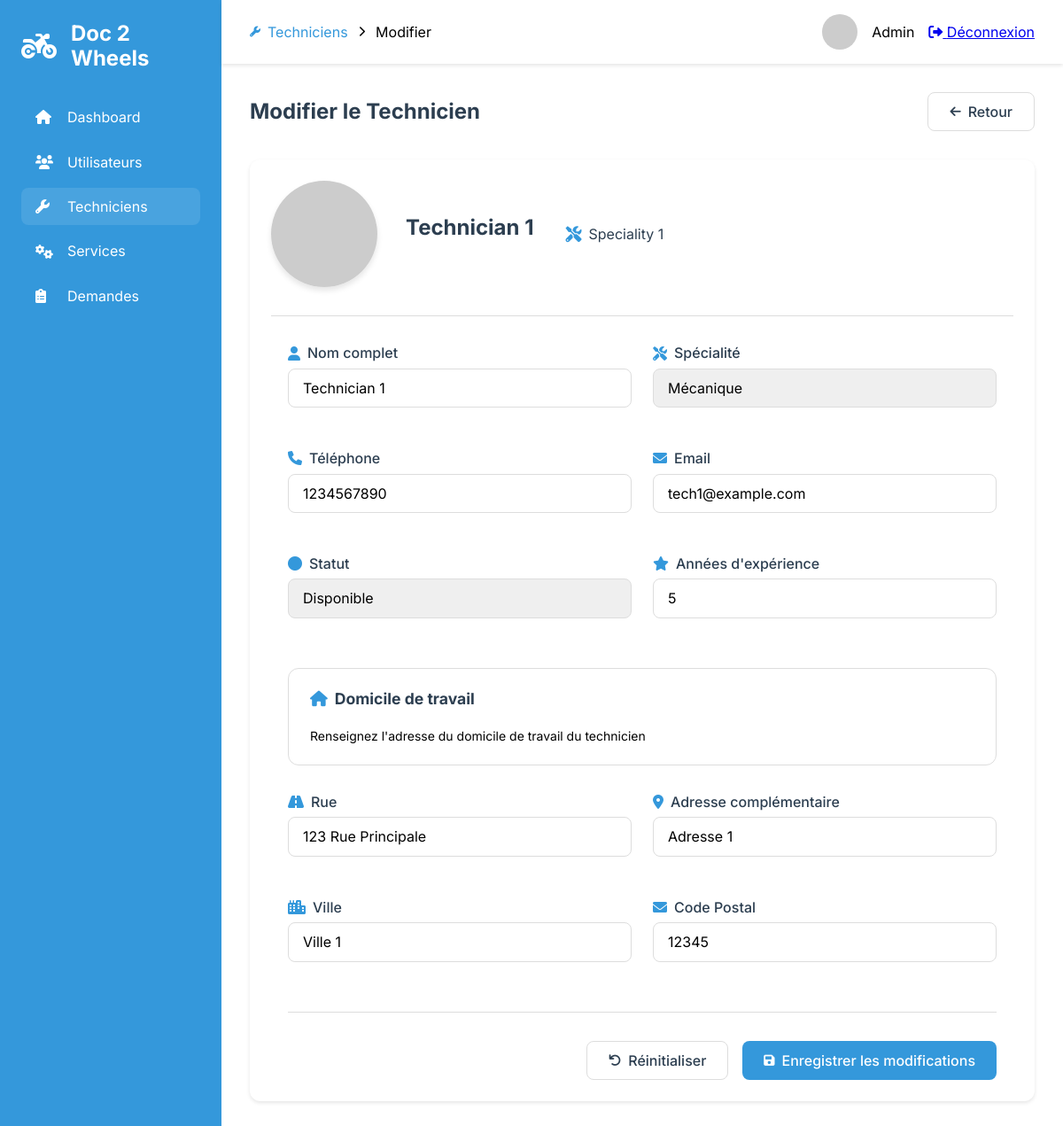
The app's page /admin/technicians/edit/1 with its own data.
### tables this page shows
CREATE TABLE technicians (
    id INT AUTO_INCREMENT PRIMARY KEY,
    name VARCHAR(255) NOT NULL,
    email VARCHAR(255) NOT NULL UNIQUE,
    speciality VARCHAR(255) NOT NULL,
    phone VARCHAR(20),
    available TINYINT DEFAULT 1,
    status ENUM('available', 'busy', 'offline') NOT NULL,
    experience INT NOT NULL,
    location_id INT,
    FOREIGN KEY (location_id) REFERENCES locations(id)
);

CREATE TABLE locations (
    id INT AUTO_INCREMENT PRIMARY KEY,
    street VARCHAR(255) NOT NULL,
    address TEXT NOT NULL,
    city VARCHAR(255) NOT NULL,
    postal_code VARCHAR(10) NOT NULL
);

### src/Views/admin/technicians/edit.view.php (the view, shortened to what the rows shown need)
<!DOCTYPE html>
<html lang="fr">
<head>
    <link rel="stylesheet" href="../../../../sass/dist/css/main.css">
    <link rel="stylesheet" href="https://cdnjs.cloudflare.com/ajax/libs/font-awesome/6.0.0/css/all.min.css">
</head>
<body class="admin-layout">
    <main class="admin-main">
        <div class="admin-content">
            <div class="content-header">
                <h1>Modifier le Technicien</h1>
            </div>
            <div class="card">
                <div class="technician-profile-header">
                    <div class="technician-info">
                        <h2><?= $technician->name ?></h2>
                        <span class="specialty-badge large">
                            <?php
                            $icon = match($technician->speciality) {
                                'Mécanique' => 'fa-wrench',
                                'Électrique' => 'fa-bolt',
                                'Carrosserie' => 'fa-car',
                                default => 'fa-tools'
                            };
                            ?>
                            <i class="fas <?= $icon ?>"></i>
                            <?= $technician->speciality ?>
                        </span>
                    </div>
                </div>
                <form method="post" action="/admin/technicians/edit/<?= $technician->id ?>" class="admin-form">
                    <div class="form-row">
                        <div class="form-group">
                            <label for="name">
                                <i class="fas fa-user"></i>
                                Nom complet
                            </label>
                            <input type="text" id="name" name="name" required
                                   class="form-control" value="<?= $technician->name ?>"
                                   placeholder="John Doe">
                        </div>
                    </div>
                    <div class="form-row">
                        <div class="form-group">
                            <label for="phone">
                                <i class="fas fa-phone"></i>
                                Téléphone
                            </label>
                            <input type="tel" id="phone" name="phone" required
                                   class="form-control" value="<?= $technician->phone ?>"
                                   placeholder="06 12 34 56 78">
                        </div>
                        <div class="form-group">
                            <label for="email">
                                <i class="fas fa-envelope"></i>
                                Email
                            </label>
                            <input type="email" id="email" name="email" required
                                   class="form-control" value="<?= $technician->email ?>"
                                   placeholder="john@doc2wheels.com">
                        </div>
                    </div>
                    <div class="form-row">
                        <div class="form-group">
                            <label for="status">
                                <i class="fas fa-circle"></i>
                                Statut
                            </label>
                            <select id="status" name="status" required class="form-control">
                                <option value="available" <?= ($technician->status ?? 'available') === 'available' ? 'selected' : '' ?>>Disponible</option>
                            </select>
                        </div>
                        <div class="form-group">
                            <label for="experience">
                                <i class="fas fa-star"></i>
                                Années d'expérience
                            </label>
                            <input type="number" id="experience" name="experience"
                                   class="form-control" value="<?= $technician->experience ?? '' ?>"
                                   min="0" step="1" placeholder="5">
                        </div>
                    </div>
                    <div class="form-row">
                        <div class="form-group">
                            <label for="location_street">
                                <i class="fas fa-road"></i>
                                Rue
                            </label>
                            <input type="text" id="location_street" name="location_street" required
                                   class="form-control" value="<?= $location->street ?? '' ?>"
                                   placeholder="123 Rue Principale">
                        </div>
                        <div class="form-group">
                            <label for="location_address">
                                <i class="fas fa-map-marker-alt"></i>
                                Adresse complémentaire
                            </label>
                            <input type="text" id="location_address" name="location_address" required
                                   class="form-control" value="<?= $location->address ?? '' ?>"
                                   placeholder="Appartement 1">
                        </div>
                    </div>
                    <div class="form-row">
                        <div class="form-group">
                            <label for="location_city">
                                <i class="fas fa-city"></i>
                                Ville
                            </label>
                            <input type="text" id="location_city" name="location_city" required
                                   class="form-control" value="<?= $location->city ?? '' ?>"
                                   placeholder="Ville">
                        </div>
                        <div class="form-group">
                            <label for="location_postal_code">
                                <i class="fas fa-envelope"></i>
                                Code Postal
                            </label>
                            <input type="text" id="location_postal_code" name="location_postal_code" required
                                   class="form-control" value="<?= $location->postal_code ?? '' ?>"
                                   placeholder="12345">
                        </div>
                    </div>
                </form>
            </div>
        </div>
    </main>
</body>
</html>

### records on screen
technicians: name "Technician 1", speciality "Speciality 1", phone "1234567890", email "tech1@example.com", status "Disponible", experience "5"
locations: location_street "123 Rue Principale", location_address "Adresse 1", location_city "Ville 1", location_postal_code "12345"
